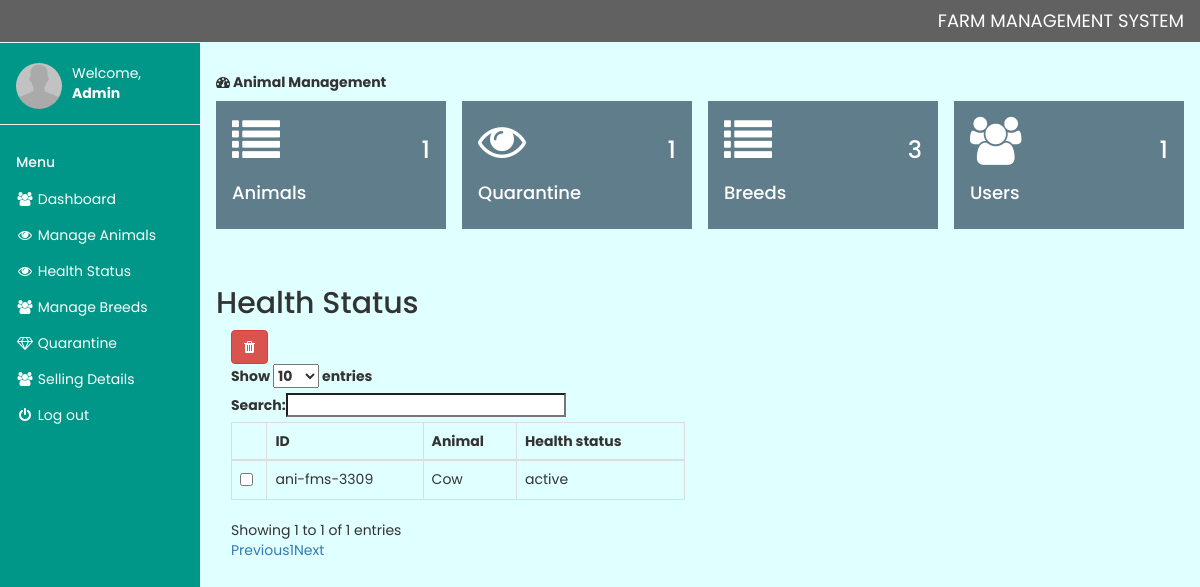
Page /healthstat.php (signed in) on the committed database.
### tables this page shows
CREATE TABLE `pigs` (
  `animalno` varchar(50) NOT NULL,
  `animalname` varchar(50) NOT NULL,
  `breed_id` int(50) NOT NULL,
  `weight` int(50) NOT NULL,
  `img` varchar(50) NOT NULL,
  `gender` varchar(50) NOT NULL,
  `arrived` varchar(50) NOT NULL,
  `remark` text NOT NULL,
  `health_status` varchar(50) NOT NULL,
  `id` int(50) NOT NULL
);

### healthstat.php (the view, shortened to what this page needs)
<?php include 'setting/system.php'; ?>
<?php include 'theme/head.php'; ?>
<?php include 'theme/sidebar.php'; ?>
<div class="w3-main" style="margin-left:200px;margin-top:43px;">
  <header class="w3-container" style="padding-top:22px">
    <h5><b><i class="fa fa-dashboard"></i> Animal Management</b></h5>
  </header>
 <?php include 'inc/data.php'; ?>
 <div class="w3-container" style="padding-top:22px">
	 <div class="w3-row">
	 	<h2>Health Status</h2>
	 	<div class="col-md-6">
	 		<a title="Check to delete from list" data-toggle="modal" data-target="#_removed" id="delete"  class="btn btn-danger"><i class="fa fa-trash"></i>
			</a>
	 		<form method="post" action="delete_breed.php">
	 		<table class="table table-hover table-bordered" id="table">
	 			<thead>
	 				<tr>
	 					<th></th>
	 					<th>ID</th>
	 					<th>Animal</th>
						 <th>Health status</th>
	 				</tr>
	 			</thead>
	 			<tbody>
	 				<?php
	 				$get = $db->query("SELECT * FROM pigs");
	 				$res = $get->fetchAll(PDO::FETCH_OBJ);
	 				foreach($res as $n){ ?>
                         <tr>
                         	<td>
                         		<input type="checkbox" name="selector[]" value="<?php echo $n->id ?>">
                         	</td>
                         	<td> <?php echo $n->animalno; ?> </td>
							 <td>  <?php echo $n->animalname; ?> </td>
                         	<td>  <?php echo $n->health_status; ?> </td>
                         </tr>
	 				<?php }
	 				?>
	 			</tbody>
	 		</table>
	 	</form>
	 	</div>
	 	 </div>
</div>
	 	</div>
<?php include 'theme/foot.php'; ?>

### css/style.css (style rules this page uses)
* { margin: 0; padding: 0; box-sizing: border-box; font-family: 'Poppins', sans-serif; }

### theme/head.php (style rules this page uses)
body { font-family: 'Poppins', sans-serif; background-color: lightcyan ; }

### rows in the picture
pigs: animalno "ani-fms-3309", animalname "Cow", health_status "active"

### other values in the picture
NAME_X "FARM MANAGEMENT SYSTEM"
$_SESSION['user'] "Admin"
$pCount "1"
$qCount "1"
$bCount "3"
$uCount "1"
